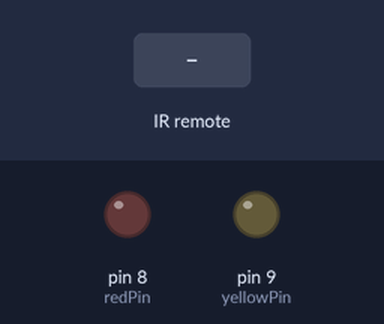
A sketch run on a simulated Arduino Uno, built with avr-gcc and run on an emulated ATmega328P. On the bench: output pins drawn as LEDs (lit = HIGH). The inputs (shaded band) are chosen by the test bench.

Above: at 1.2 s.
1.3 s: infrared code 0xFECA35 received
At 2.5 s:
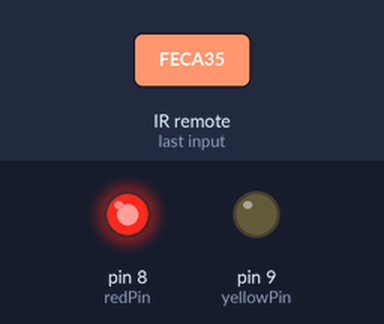
4.3 s: infrared code 0xFE8A75 received
At 4.7 s:
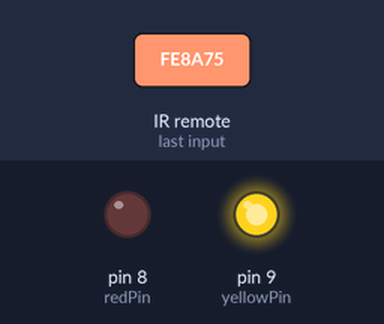
5.8 s: infrared code 0xFECA35 received
At 7.1 s:
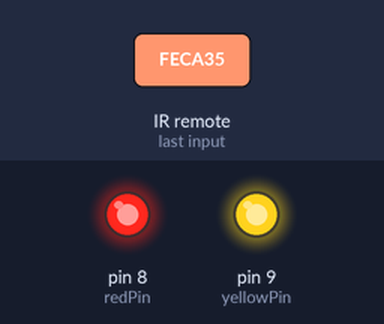
Timing chart, 0 to 9.3 s (numbered marks = the images above; inputs shaded):
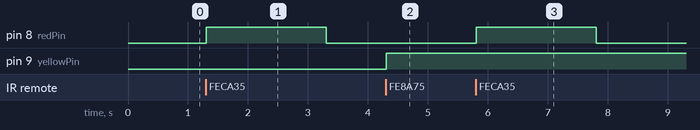

The sketch:

remote_led.ino
```cpp
// Include IR Remote Library by Ken Shirriff
#include <IRremote.h>

// Define sensor pin
const int RECV_PIN = 11;

// Define LED pin constants
const int redPin = 8;
const int yellowPin = 9;

// Define integer to remember toggle state
int togglestate = 0;

// Define IR Receiver and Results Objects
IRrecv irrecv(RECV_PIN);
decode_results results;


void setup(){
  // Enable the IR Receiver
  irrecv.enableIRIn();
  // Set LED pins as Outputs
  pinMode(redPin, OUTPUT);
  pinMode(yellowPin, OUTPUT);
}


void loop(){
    if (irrecv.decode(&results)){

        switch(results.value){
          case 0xFECA35: //Red Keypad Button
        // Turn on LED for 2 Seconds
        digitalWrite(redPin, HIGH);
        delay(2000);
        digitalWrite(redPin, LOW);
        break;

          case 0xFE8A75: //Yellow Keypad Button
        // Toggle LED On or Off
        if(togglestate==0){
        digitalWrite(yellowPin, HIGH);
        togglestate=1;
        }
        else {
        digitalWrite(yellowPin, LOW);
        togglestate=0;
        }
        break;

    }
    irrecv.resume();
  }

}
```

Measured:
- after the input at 1.3 s, pin 8 (redPin): LOW → HIGH at once, → LOW 2.0 s later
- after the input at 4.3 s, pin 9 (yellowPin): LOW → HIGH at once
- after the input at 5.8 s, pin 8 (redPin): LOW → HIGH at once, → LOW 2.0 s later
